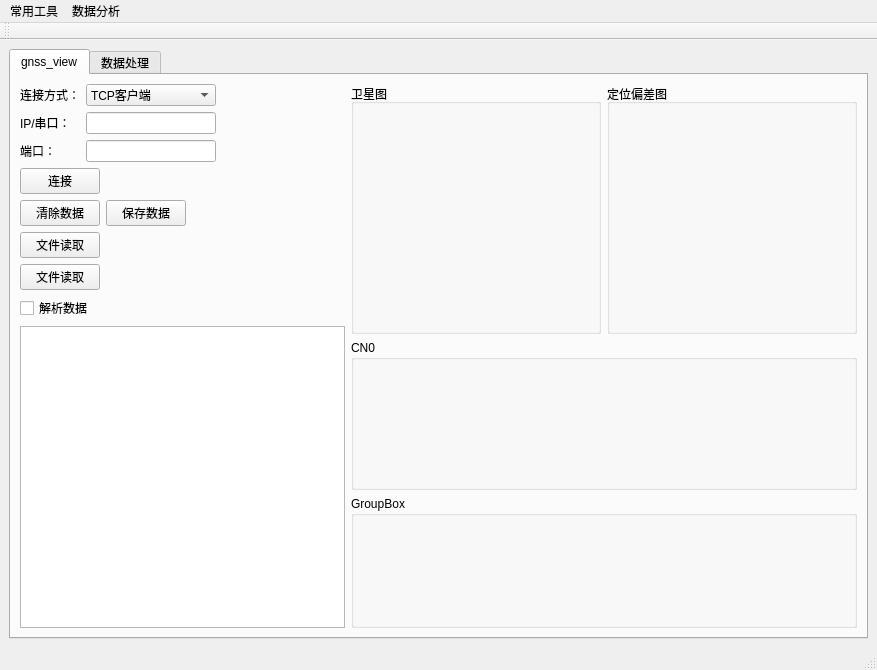
<?xml version="1.0" encoding="UTF-8"?>
<ui version="4.0">
 <class>MainWindow</class>
 <widget class="QMainWindow" name="MainWindow">
  <property name="geometry">
   <rect>
    <x>0</x>
    <y>0</y>
    <width>877</width>
    <height>670</height>
   </rect>
  </property>
  <property name="sizePolicy">
   <sizepolicy hsizetype="Fixed" vsizetype="Fixed">
    <horstretch>0</horstretch>
    <verstretch>0</verstretch>
   </sizepolicy>
  </property>
  <property name="windowTitle">
   <string>MainWindow</string>
  </property>
  <widget class="QWidget" name="centralwidget">
   <layout class="QGridLayout" name="gridLayout_2">
    <item row="0" column="0">
     <widget class="QTabWidget" name="gnss_view_2">
      <property name="enabled">
       <bool>true</bool>
      </property>
      <property name="sizePolicy">
       <sizepolicy hsizetype="Preferred" vsizetype="Preferred">
        <horstretch>0</horstretch>
        <verstretch>0</verstretch>
       </sizepolicy>
      </property>
      <property name="minimumSize">
       <size>
        <width>0</width>
        <height>0</height>
       </size>
      </property>
      <property name="whatsThis">
       <string/>
      </property>
      <property name="currentIndex">
       <number>0</number>
      </property>
      <widget class="QWidget" name="gnss_view">
       <attribute name="title">
        <string>gnss_view</string>
       </attribute>
       <layout class="QHBoxLayout" name="horizontalLayout_5">
        <item>
         <layout class="QGridLayout" name="gridLayout_3">
          <item row="0" column="0">
           <layout class="QHBoxLayout" name="horizontalLayout">
            <item>
             <layout class="QVBoxLayout" name="verticalLayout_2">
              <item>
               <layout class="QGridLayout" name="gridLayout">
                <item row="1" column="3">
                 <widget class="QLineEdit" name="ip_or_com"/>
                </item>
                <item row="2" column="0">
                 <widget class="QLabel" name="label_4">
                  <property name="text">
                   <string>端口：</string>
                  </property>
                 </widget>
                </item>
                <item row="0" column="3">
                 <widget class="QComboBox" name="connect_type">
                  <item>
                   <property name="text">
                    <string>TCP客户端</string>
                   </property>
                  </item>
                  <item>
                   <property name="text">
                    <string>TCP服务端</string>
                   </property>
                  </item>
                  <item>
                   <property name="text">
                    <string>串口</string>
                   </property>
                  </item>
                  <item>
                   <property name="text">
                    <string>NtripClient</string>
                   </property>
                  </item>
                 </widget>
                </item>
                <item row="1" column="0" colspan="2">
                 <widget class="QLabel" name="label_2">
                  <property name="text">
                   <string>IP/串口：</string>
                  </property>
                 </widget>
                </item>
                <item row="0" column="0" colspan="3">
                 <widget class="QLabel" name="label">
                  <property name="text">
                   <string>连接方式：</string>
                  </property>
                 </widget>
                </item>
                <item row="2" column="3">
                 <widget class="QLineEdit" name="lineEdit_2"/>
                </item>
                <item row="0" column="4">
                 <spacer name="horizontalSpacer_2">
                  <property name="orientation">
                   <enum>Qt::Horizontal</enum>
                  </property>
                  <property name="sizeHint" stdset="0">
                   <size>
                    <width>40</width>
                    <height>20</height>
                   </size>
                  </property>
                 </spacer>
                </item>
               </layout>
              </item>
              <item>
               <layout class="QVBoxLayout" name="verticalLayout">
                <item>
                 <layout class="QVBoxLayout" name="verticalLayout_3">
                  <item>
                   <widget class="QPushButton" name="connect_device">
                    <property name="sizePolicy">
                     <sizepolicy hsizetype="Fixed" vsizetype="Fixed">
                      <horstretch>0</horstretch>
                      <verstretch>0</verstretch>
                     </sizepolicy>
                    </property>
                    <property name="text">
                     <string>连接</string>
                    </property>
                   </widget>
                  </item>
                 </layout>
                </item>
                <item>
                 <layout class="QHBoxLayout" name="horizontalLayout_4">
                  <item>
                   <widget class="QPushButton" name="cleardata">
                    <property name="sizePolicy">
                     <sizepolicy hsizetype="Fixed" vsizetype="Fixed">
                      <horstretch>0</horstretch>
                      <verstretch>0</verstretch>
                     </sizepolicy>
                    </property>
                    <property name="text">
                     <string>清除数据</string>
                    </property>
                   </widget>
                  </item>
                  <item>
                   <widget class="QPushButton" name="savedata">
                    <property name="text">
                     <string>保存数据</string>
                    </property>
                   </widget>
                  </item>
                  <item>
                   <spacer name="horizontalSpacer">
                    <property name="orientation">
                     <enum>Qt::Horizontal</enum>
                    </property>
                    <property name="sizeHint" stdset="0">
                     <size>
                      <width>40</width>
                      <height>20</height>
                     </size>
                    </property>
                   </spacer>
                  </item>
                 </layout>
                </item>
                <item>
                 <widget class="QPushButton" name="button_5">
                  <property name="sizePolicy">
                   <sizepolicy hsizetype="Fixed" vsizetype="Fixed">
                    <horstretch>0</horstretch>
                    <verstretch>0</verstretch>
                   </sizepolicy>
                  </property>
                  <property name="tabletTracking">
                   <bool>false</bool>
                  </property>
                  <property name="contextMenuPolicy">
                   <enum>Qt::NoContextMenu</enum>
                  </property>
                  <property name="text">
                   <string>文件读取</string>
                  </property>
                 </widget>
                </item>
                <item>
                 <widget class="QPushButton" name="button_4">
                  <property name="sizePolicy">
                   <sizepolicy hsizetype="Fixed" vsizetype="Fixed">
                    <horstretch>0</horstretch>
                    <verstretch>0</verstretch>
                   </sizepolicy>
                  </property>
                  <property name="tabletTracking">
                   <bool>false</bool>
                  </property>
                  <property name="contextMenuPolicy">
                   <enum>Qt::NoContextMenu</enum>
                  </property>
                  <property name="text">
                   <string>文件读取</string>
                  </property>
                 </widget>
                </item>
                <item>
                 <widget class="QCheckBox" name="data_analy">
                  <property name="text">
                   <string>解析数据</string>
                  </property>
                 </widget>
                </item>
               </layout>
              </item>
              <item>
               <widget class="QTextEdit" name="textEdit">
                <property name="undoRedoEnabled">
                 <bool>false</bool>
                </property>
               </widget>
              </item>
             </layout>
            </item>
           </layout>
          </item>
          <item row="0" column="1">
           <layout class="QVBoxLayout" name="verticalLayout_4">
            <property name="spacing">
             <number>6</number>
            </property>
            <property name="sizeConstraint">
             <enum>QLayout::SetMinimumSize</enum>
            </property>
            <item>
             <layout class="QHBoxLayout" name="horizontalLayout_2">
              <item>
               <widget class="QGroupBox" name="satellite_view">
                <property name="minimumSize">
                 <size>
                  <width>250</width>
                  <height>250</height>
                 </size>
                </property>
                <property name="title">
                 <string>卫星图</string>
                </property>
                <property name="alignment">
                 <set>Qt::AlignJustify|Qt::AlignTop</set>
                </property>
               </widget>
              </item>
              <item>
               <widget class="QGroupBox" name="bias_view">
                <property name="sizePolicy">
                 <sizepolicy hsizetype="Preferred" vsizetype="Preferred">
                  <horstretch>0</horstretch>
                  <verstretch>0</verstretch>
                 </sizepolicy>
                </property>
                <property name="minimumSize">
                 <size>
                  <width>250</width>
                  <height>250</height>
                 </size>
                </property>
                <property name="title">
                 <string>定位偏差图</string>
                </property>
               </widget>
              </item>
             </layout>
            </item>
            <item>
             <widget class="QGroupBox" name="gnss_CN0">
              <property name="sizePolicy">
               <sizepolicy hsizetype="Preferred" vsizetype="Fixed">
                <horstretch>0</horstretch>
                <verstretch>0</verstretch>
               </sizepolicy>
              </property>
              <property name="minimumSize">
               <size>
                <width>0</width>
                <height>150</height>
               </size>
              </property>
              <property name="title">
               <string>CN0</string>
              </property>
              <property name="alignment">
               <set>Qt::AlignLeading|Qt::AlignLeft|Qt::AlignTop</set>
              </property>
             </widget>
            </item>
            <item>
             <widget class="QGroupBox" name="groupBox">
              <property name="sizePolicy">
               <sizepolicy hsizetype="Preferred" vsizetype="Preferred">
                <horstretch>0</horstretch>
                <verstretch>0</verstretch>
               </sizepolicy>
              </property>
              <property name="title">
               <string>GroupBox</string>
              </property>
             </widget>
            </item>
           </layout>
          </item>
         </layout>
        </item>
       </layout>
      </widget>
      <widget class="QWidget" name="gnss_data">
       <attribute name="title">
        <string>数据处理</string>
       </attribute>
      </widget>
     </widget>
    </item>
   </layout>
  </widget>
  <widget class="QMenuBar" name="menubar">
   <property name="geometry">
    <rect>
     <x>0</x>
     <y>0</y>
     <width>877</width>
     <height>22</height>
    </rect>
   </property>
   <widget class="QMenu" name="menu">
    <property name="title">
     <string>常用工具</string>
    </property>
    <addaction name="actiongnss_view"/>
   </widget>
   <widget class="QMenu" name="menu_2">
    <property name="title">
     <string>数据分析</string>
    </property>
   </widget>
   <addaction name="menu"/>
   <addaction name="menu_2"/>
  </widget>
  <widget class="QStatusBar" name="statusbar"/>
  <widget class="QToolBar" name="toolBar">
   <property name="windowTitle">
    <string>toolBar</string>
   </property>
   <attribute name="toolBarArea">
    <enum>TopToolBarArea</enum>
   </attribute>
   <attribute name="toolBarBreak">
    <bool>false</bool>
   </attribute>
  </widget>
  <action name="actiongnss_view">
   <property name="text">
    <string>gnss_view</string>
   </property>
  </action>
 </widget>
 <resources/>
 <connections/>
</ui>
